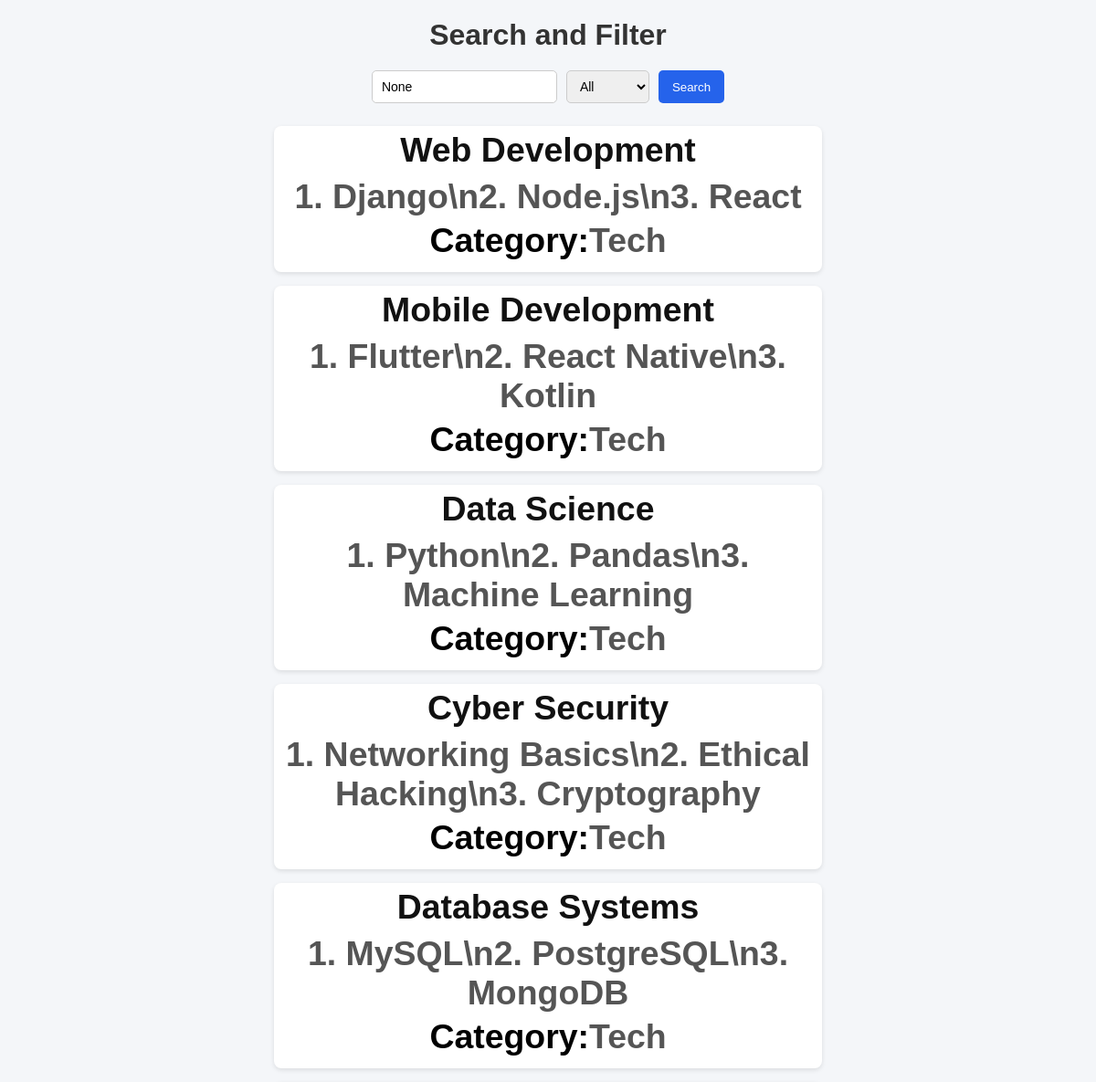
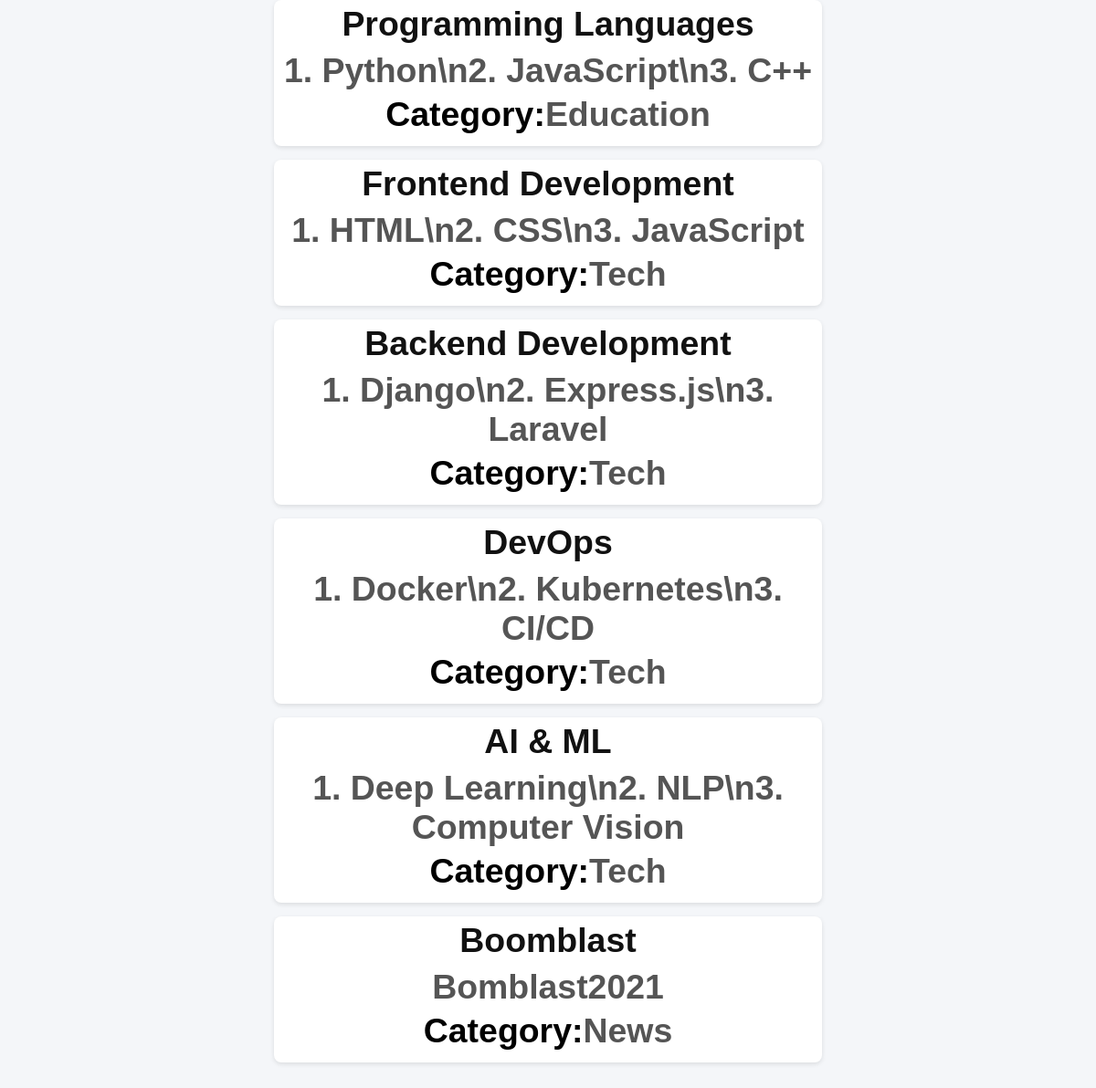
The page / on the database its author committed (2 pictures, top to bottom).
### App1/models.py (models this page shows, shortened)
class Post(models.Model):
    title=models.CharField(max_length=200)
    content=models.TextField()
    category=models.CharField(max_length=100,blank=True,null=True)

### App1/views.py (the view)
# urls.py: path('',views.post_list,name='post_list')
def post_list(request):
    query=request.GET.get('q')
    category=request.GET.get('category')
    posts=Post.objects.all()
    if query:
        posts=posts.filter(
            Q(title__icontains=query)|
            Q(content__icontains=query)
        )
    if category:
        posts=posts.filter(category__iexact=category)
    return render(request,'post_list.html',{
        'posts':posts,
        'query':query,
        'category':category,
        })

### App1/templates/post_list.html (shortened to what this page needs)
<!DOCTYPE html>
<html>
    <head>
    </head>
    <body>
        <h1>Search and Filter<h1>
        <form method="get" class="search-form">
            <input type="text" name="q" placeholder="search" value="{{ query }}">
        <select name="category">
            <option value="">All</option>
        </select>
        <button type="submit">Search</button>
        </form>
        <ul>
            {% for post in posts %}
            <li>
                <h3>{{post.title}}<h3>
                <p>{{post.content}}</p>
                <p><strong>Category:</strong>{{post.category}}</p>
            </li>
            {% empty %}
            <li>No posts found</li>
                {% endfor %}
            </ul>
    </body>
</html>

### App1/templates/post_list.html (style rules this page uses)
* { margin: 0; padding: 0; box-sizing: border-box; font-family: Arial, sans-serif; }
body { background: #f4f6f9; padding: 20px; }
h1 { text-align: center; margin-bottom: 20px; color: #333; }
.search-form { display: flex; justify-content: center; gap: 10px; margin-bottom: 25px; }
.search-form input, .search-form select { padding: 8px 10px; border: 1px solid #ccc; border-radius: 5px; font-size: 14px; }
.search-form button { padding: 8px 15px; border: none; background: #2563eb; color: white; border-radius: 5px; cursor: pointer; }
ul { list-style: none; max-width: 600px; margin: auto; }
li { background: white; padding: 5px; margin-bottom: 15px; border-radius: 8px; box-shadow: 0 2px 5px rgba(0,0,0,0.1); }
li h3 { color: #111; margin-bottom: 8px; }
li p { color: #555; margin-bottom: 5px; }
li strong { color: #000; }

### rows shown on the page
Post: title "Web Development", content "1. Django\\n2. Node.js\\n3. React", category "Tech"
Post: title "Mobile Development", content "1. Flutter\\n2. React Native\\n3. Kotlin", category "Tech"
Post: title "Data Science", content "1. Python\\n2. Pandas\\n3. Machine Learning", category "Tech"
Post: title "Cyber Security", content "1. Networking Basics\\n2. Ethical Hacking\\n3. Cryptography", category "Tech"
Post: title "Database Systems", content "1. MySQL\\n2. PostgreSQL\\n3. MongoDB", category "Tech"
Post: title "Programming Languages", content "1. Python\\n2. JavaScript\\n3. C++", category "Education"
Post: title "Frontend Development", content "1. HTML\\n2. CSS\\n3. JavaScript", category "Tech"
Post: title "Backend Development", content "1. Django\\n2. Express.js\\n3. Laravel", category "Tech"
Post: title "DevOps", content "1. Docker\\n2. Kubernetes\\n3. CI/CD", category "Tech"
Post: title "AI & ML", content "1. Deep Learning\\n2. NLP\\n3. Computer Vision", category "Tech"
Post: title "Boomblast", content "Bomblast2021", category "News"
